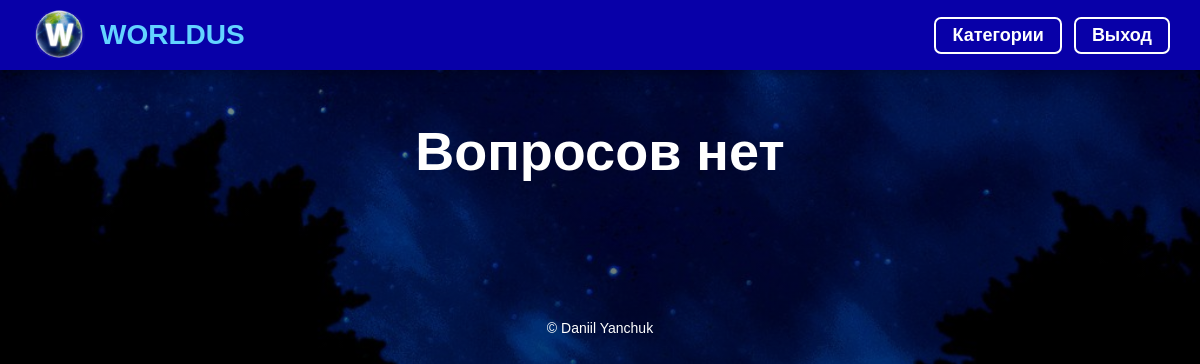
/question.php?level=6&category=2 (signed in), run on an earlier commit of the app's database.
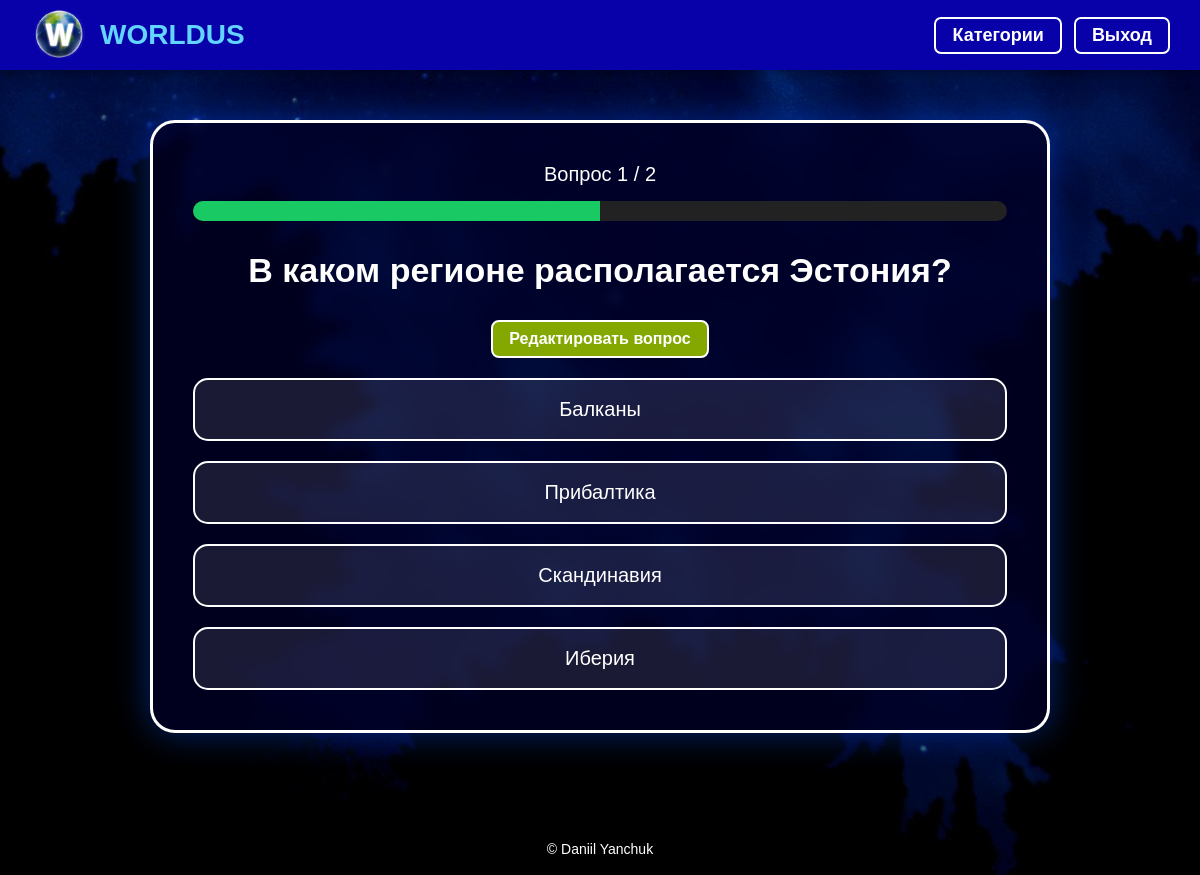
And on a later commit of the database.
### tables this page shows
CREATE TABLE `questions` (
  `id` int(11) NOT NULL,
  `level_id` int(11) DEFAULT NULL,
  `question_text` text DEFAULT NULL,
  `image` varchar(255) DEFAULT NULL,
  `type` enum('input','choice','image') DEFAULT 'choice'
);

CREATE TABLE `answers` (
  `id` int(11) NOT NULL,
  `question_id` int(11) DEFAULT NULL,
  `answer_text` varchar(255) DEFAULT NULL,
  `image` varchar(255) DEFAULT NULL,
  `is_correct` tinyint(1) DEFAULT NULL
);

### src/QuestionService.php (called while the page is built, shortened)
<?php
class QuestionService
{
    private DatabaseInterface $db;
    public function __construct(DatabaseInterface $db)
    {
        $this->db = $db;
    }
    public function getQuestionsByLevel(int $levelId): array
    {
        $result = $this->db->query("SELECT * FROM questions WHERE level_id = $levelId ORDER BY id ASC");
        $questions = [];
        if ($result) {
            while ($row = $result->fetch_assoc()) {
                $questions[] = $row;
            }
        }
        return $questions;
    }
    public function getAnswersByQuestion(int $questionId): array
    {
        $result = $this->db->query("SELECT * FROM answers WHERE question_id = $questionId");
        $answers = [];
        if ($result) {
            while ($row = $result->fetch_assoc()) {
                $answers[] = $row;
            }
        }
        return $answers;
    }
}

### src/MysqliDatabase.php (called while the page is built, shortened)
<?php
class MysqliDatabase implements DatabaseInterface
{
    private \mysqli $conn;
    public function __construct(\mysqli $conn)
    {
        $this->conn = $conn;
    }
    public function query(string $sql): mixed
    {
        return $this->conn->query($sql);
    }
    public function prepare(string $sql)
    {
        return $this->conn->prepare($sql);
    }
}

### src/AuthService.php (called while the page is built, shortened)
<?php
class AuthService
{
    public static function getUserRole(DatabaseInterface $db, int $userId): ?string
    {
        $stmt = $db->prepare("SELECT role FROM users WHERE id = ? LIMIT 1");
        $stmt->bind_param('i', $userId);
        $stmt->execute();
        $result = $stmt->get_result();
        $row = $result ? $result->fetch_assoc() : null;
        return $row['role'] ?? null;
    }
}

### question.php (the view, shortened to what this page needs)
<?php
include "config/db.php";
include "includes/header.php";
$user_id = (int)$_SESSION['user_id'];
$db = new MysqliDatabase($conn);
$questionService = new QuestionService($db);
$is_admin = AuthService::getUserRole($db, $user_id) === 'admin';
$level_id = isset($_GET['level']) ? (int)$_GET['level'] : 0;
    ?>
    <?php
$q = isset($_GET['q']) ? (int)$_GET['q'] : 0;
$questions_array = $questionService->getQuestionsByLevel($level_id);
$total_questions = count($questions_array);
if ($total_questions == 0) {
    echo "<div class='question-page'><div class='finish-box'><h1>Вопросов нет</h1></div></div>";
    include "includes/footer.php";
    exit();
}
    ?>
<?php
$current_question = $questions_array[$q];
$answers = $questionService->getAnswersByQuestion($current_question['id']);
?>
<div class="question-page">
    <div class="question-box">
        <div class="progress-text">
            Вопрос <?= $q + 1 ?> / <?= $total_questions ?>
        </div>
        <div class="progress-bar">
            <div class="progress-fill"
                 style="width: <?= (($q + 1) / $total_questions) * 100 ?>%">
            </div>
        </div>
        <h1 class="question-title">
            <?= htmlspecialchars($current_question['question_text']) ?>
        </h1>
        <?php if ($is_admin): ?>
            <a href="edit_question.php?id=<?= $current_question['id'] ?>" class="admin-edit-question-btn">
                Редактировать вопрос
            </a>
        <?php endif; ?>
        <?php if ($current_question['type'] == 'input') { ?>
            <div class="input-answer-box">
                <?php
                $correct_answer = $answers[0] ?? null;
                if (!$correct_answer) {
                    echo "<p>Ошибка: правильный ответ не найден.</p>";
                    include "includes/footer.php";
                    exit();
                }
                ?>
                <input
                    type="text"
                    id="textAnswer"
                    class="text-answer"
                    placeholder="Введите ответ"
                    data-correct="<?= htmlspecialchars(mb_strtolower(trim($correct_answer['answer_text']))) ?>"
                >
                <button
                    type="button"
                    class="next-btn"
                    id="checkInputBtn"
                >
                    Проверить
                </button>
                <p id="inputResult" class="input-result"></p>
            </div>
        <?php } else { ?>
            <div class="answers">
                <?php foreach ($answers as $answer) { ?>
                    <button
                        class="answer-btn"
                        data-correct="<?= $answer['is_correct'] ?>"
                        type="button"
                    >
                        <?= htmlspecialchars($answer['answer_text']) ?>
                    </button>
                <?php } ?>
            </div>
        <?php } ?>
    </div>
</div>
<?php include "includes/footer.php"; ?>

What changed in the data, as far as the page shows it:
added questions: question_text "В каком регионе располагается Эстония?"
added answers: answer_text "Балканы"
added answers: answer_text "Прибалтика"
added answers: answer_text "Скандинавия"
added answers: answer_text "Иберия"
Also different on the page:
$q + 1: (not shown) → "1"
$total_questions: (not shown) → "2"
text no longer shown: "Вопросов нет"
text now shown: "Вопрос / Редактировать вопрос"
